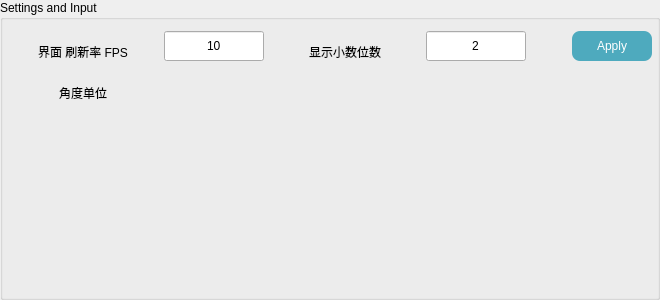
            <widget class="QGroupBox" name="groupBox_settings">
             <property name="minimumSize">
              <size>
               <width>300</width>
               <height>300</height>
              </size>
             </property>
             <property name="maximumSize">
              <size>
               <width>16777215</width>
               <height>300</height>
              </size>
             </property>
             <property name="styleSheet">
              <string notr="true">QPushButton{
background-color: rgb(78, 170, 190);
border:0;
border-radius:8;
color: rgb(255, 255, 255);
font: 11pt &quot;Ubuntu&quot;;
}
QPushButton::hover{
background-color: rgb(78, 170, 190,200);
}
QPushButton::pressed{
background-color: rgb(78, 170, 190,100);
}</string>
             </property>
             <property name="title">
              <string>Settings and Input</string>
             </property>
             <layout class="QGridLayout" name="gridLayout_7">
              <property name="leftMargin">
               <number>5</number>
              </property>
              <property name="rightMargin">
               <number>5</number>
              </property>
              <item row="1" column="0">
               <widget class="QLabel" name="label_32">
                <property name="minimumSize">
                 <size>
                  <width>150</width>
                  <height>30</height>
                 </size>
                </property>
                <property name="maximumSize">
                 <size>
                  <width>150</width>
                  <height>30</height>
                 </size>
                </property>
                <property name="text">
                 <string>角度单位</string>
                </property>
                <property name="alignment">
                 <set>Qt::AlignBottom|Qt::AlignHCenter</set>
                </property>
               </widget>
              </item>
              <item row="0" column="2">
               <widget class="QLabel" name="label_34">
                <property name="minimumSize">
                 <size>
                  <width>150</width>
                  <height>30</height>
                 </size>
                </property>
                <property name="maximumSize">
                 <size>
                  <width>150</width>
                  <height>30</height>
                 </size>
                </property>
                <property name="text">
                 <string>显示小数位数</string>
                </property>
                <property name="alignment">
                 <set>Qt::AlignBottom|Qt::AlignHCenter</set>
                </property>
               </widget>
              </item>
              <item row="0" column="4">
               <spacer name="horizontalSpacer">
                <property name="orientation">
                 <enum>Qt::Horizontal</enum>
                </property>
                <property name="sizeHint" stdset="0">
                 <size>
                  <width>40</width>
                  <height>20</height>
                 </size>
                </property>
               </spacer>
              </item>
              <item row="0" column="5">
               <widget class="QPushButton" name="pushButton_apply">
                <property name="minimumSize">
                 <size>
                  <width>80</width>
                  <height>30</height>
                 </size>
                </property>
                <property name="maximumSize">
                 <size>
                  <width>80</width>
                  <height>30</height>
                 </size>
                </property>
                <property name="styleSheet">
                 <string notr="true"/>
                </property>
                <property name="text">
                 <string>Apply</string>
                </property>
               </widget>
              </item>
              <item row="1" column="1" colspan="2">
               <widget class="QWWindowButton" name="widget_Unit_degRad" native="true">
                <property name="minimumSize">
                 <size>
                  <width>0</width>
                  <height>40</height>
                 </size>
                </property>
                <property name="maximumSize">
                 <size>
                  <width>16777215</width>
                  <height>40</height>
                 </size>
                </property>
               </widget>
              </item>
              <item row="0" column="3">
               <widget class="QLineEdit" name="lineEdit_precision">
                <property name="minimumSize">
                 <size>
                  <width>80</width>
                  <height>30</height>
                 </size>
                </property>
                <property name="maximumSize">
                 <size>
                  <width>100</width>
                  <height>30</height>
                 </size>
                </property>
                <property name="text">
                 <string>2</string>
                </property>
                <property name="alignment">
                 <set>Qt::AlignCenter</set>
                </property>
               </widget>
              </item>
              <item row="0" column="1">
               <widget class="QLineEdit" name="lineEdit_fps">
                <property name="minimumSize">
                 <size>
                  <width>80</width>
                  <height>30</height>
                 </size>
                </property>
                <property name="maximumSize">
                 <size>
                  <width>100</width>
                  <height>30</height>
                 </size>
                </property>
                <property name="text">
                 <string>10</string>
                </property>
                <property name="alignment">
                 <set>Qt::AlignCenter</set>
                </property>
               </widget>
              </item>
              <item row="0" column="0">
               <widget class="QLabel" name="label_33">
                <property name="minimumSize">
                 <size>
                  <width>150</width>
                  <height>30</height>
                 </size>
                </property>
                <property name="maximumSize">
                 <size>
                  <width>150</width>
                  <height>30</height>
                 </size>
                </property>
                <property name="text">
                 <string>界面 刷新率 FPS</string>
                </property>
                <property name="alignment">
                 <set>Qt::AlignBottom|Qt::AlignHCenter</set>
                </property>
               </widget>
              </item>
              <item row="2" column="0">
               <spacer name="verticalSpacer">
                <property name="orientation">
                 <enum>Qt::Vertical</enum>
                </property>
                <property name="sizeHint" stdset="0">
                 <size>
                  <width>20</width>
                  <height>40</height>
                 </size>
                </property>
               </spacer>
              </item>
             </layout>
            </widget>
